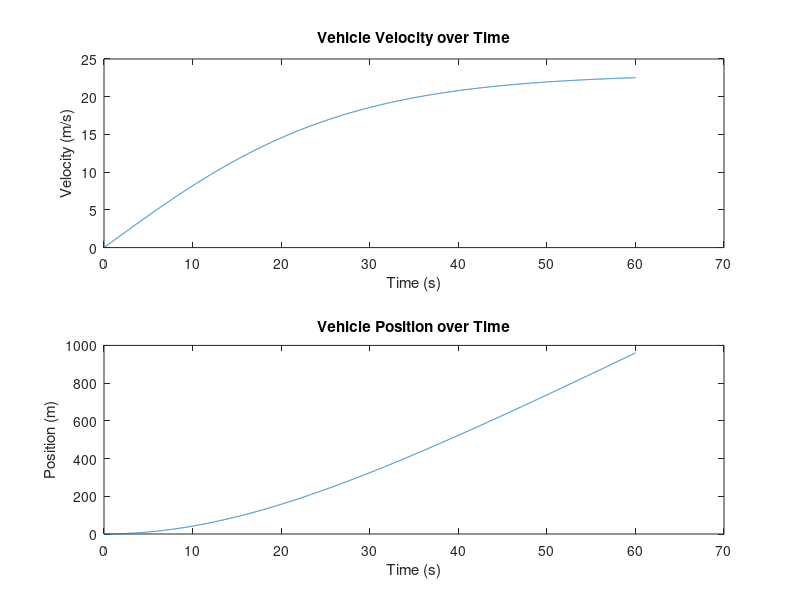

This figure's MATLAB source:
% Physical parameters of vehicle
m_car_kg = 57;            % mass of the car in kg
r_tire_m = 0.254;         % wheel radius in meters
N_friction = 0.02;        % rolling resistance coefficient

% Parameters of environment
P_DensityOfAir = 1.225;   % air density in kg/m^3
A_frontArea = 0.5;        % frontal area in m^2
Cd_aerodynamic_friction = 0.3; % aerodynamic drag coefficient

% Parameters of electric motor
P_max_Watt = 1000;        % maximum motor power in watts (W)
Vmax = 16.67;             % max vehicle speed in m/s (60 km/h)
w_max = Vmax / r_tire_m;  % maximum angular velocity in rad/s
V_max_voltage = 48;       % voltage in volts
I_current = P_max_Watt / V_max_voltage; % current in amps

% Initial conditions
v0 = 0;                   % initial velocity in m/s
x0 = 0;                   % initial position in meters
t_total = 60;             % total simulation time in seconds
g = 9.81;                 % gravitational acceleration in m/s^2

% Simulation setup
dt = 0.01;                % time step in seconds
t = 0;                    % initial time

% Initialize arrays to store results
velocities = [];
positions = [];
times = [];

v = v0;                   % initialize velocity
x = x0;                   % initialize position

% Time loop
while t < t_total
    % Calculate rolling resistance force
    F_friction = N_friction * m_car_kg * g;
    
    % Calculate aerodynamic drag force
    F_air = 0.5 * P_DensityOfAir * Cd_aerodynamic_friction * A_frontArea * v^2;
    
    % Calculate motor traction force (simplified as constant torque)
    T = P_max_Watt / w_max;  % approximate torque
    F_traction = T / r_tire_m;  % traction force
    
    % Calculate net force
    F_net = F_traction - (F_friction + F_air);
    
    % Calculate acceleration
    a = F_net / m_car_kg;
    
    % Update velocity and position
    v = v + a * dt;
    x = x + v * dt;
    
    % Update time
    t = t + dt;
    
    % Store data for plotting
    velocities(end+1) = v;
    positions(end+1) = x;
    times(end+1) = t;
end

% Visualization of results
figure;
subplot(2,1,1);
plot(times, velocities);
xlabel('Time (s)');
ylabel('Velocity (m/s)');
title('Vehicle Velocity over Time');

subplot(2,1,2);
plot(times, positions);
xlabel('Time (s)');
ylabel('Position (m)');
title('Vehicle Position over Time');
